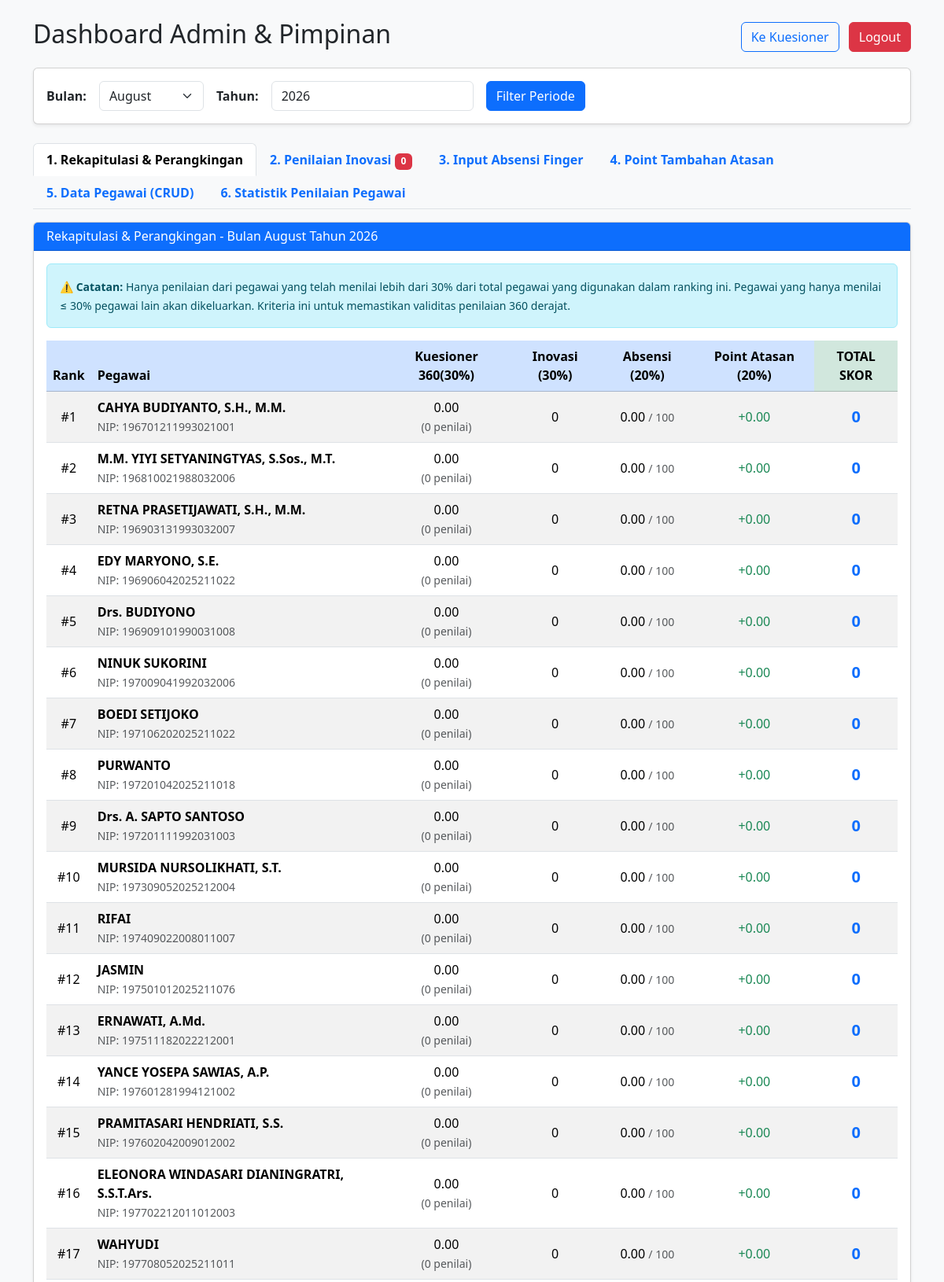
The app's page /admin.php (signed in, upper part) with its own data.
### tables this page shows
CREATE TABLE `pegawai` (
  `nip` varchar(18) NOT NULL,
  `nama` varchar(100) NOT NULL,
  `jabatan` varchar(100) NOT NULL,
  `unit_kerja` varchar(100) DEFAULT NULL,
  `pangkat` varchar(50) NOT NULL,
  `role` enum('admin','pegawai') DEFAULT 'pegawai'
);

### admin.php (the view, shortened to what this page needs)
<?php
require_once 'koneksi.php';
?>
<?php
$bulan_pilih = $_GET['bulan'] ?? date('n');
$tahun_pilih = $_GET['tahun'] ?? date('Y');
$stmt_get_set = $pdo->prepare("SELECT nilai_maksimal FROM setting_absensi WHERE bulan = ? AND tahun = ?");
$stmt_get_set->execute([$bulan_pilih, $tahun_pilih]);
$setting_absen = $stmt_get_set->fetch();
$nilai_maksimal_aktif = $setting_absen['nilai_maksimal'] ?? 100;
$sql_rekap = "
    SELECT
        p.nip, p.nama, p.jabatan, p.pangkat,
        COUNT(DISTINCT pn.nip_penilai) as total_penilai,
        (SELECT COUNT(*) FROM pegawai) as total_pegawai,
        ROUND(COALESCE((
            AVG(pn.integritas) + AVG(pn.kinerja) + AVG(pn.berorientasi_pelayanan) +
            AVG(pn.kolaboratif) + AVG(pn.komunikasi) + AVG(pn.disiplin)
        ) / 6, 0), 2) as skor_kuesioner_5,
        COALESCE(inv.nilai_pimpinan, 0) as nilai_inovasi,
        COALESCE(abs.nilai_absen, 0) as nilai_absen,
        COALESCE(pt.point_tambahan, 0) as point_atasan,
        -- PEMBOBOTAN: Kuesioner (30%) + Absen (20%) + Inovasi (30%) + Point Atasan (20%)
        ROUND(
            (COALESCE((
                AVG(pn.integritas) + AVG(pn.kinerja) + AVG(pn.berorientasi_pelayanan) +
                AVG(pn.kolaboratif) + AVG(pn.komunikasi) + AVG(pn.disiplin)
            ) / 6, 0) / 5 * 100 * 0.30) +
            (IF(? > 0, (COALESCE(abs.nilai_absen, 0) / ?), 0) * 100 * 0.20) +
            (COALESCE(inv.nilai_pimpinan, 0) * 0.30) +
            (COALESCE(pt.point_tambahan, 0) * 0.20)
        , 2) as total_skor
    FROM pegawai p
    LEFT JOIN penilaian pn ON p.nip = pn.nip_dinilai
        AND pn.bulan = ? AND pn.tahun = ?
    LEFT JOIN inovasi inv ON p.nip = inv.nip AND inv.bulan = ? AND inv.tahun = ?
    LEFT JOIN absensi abs ON p.nip = abs.nip AND abs.bulan = ? AND abs.tahun = ?
    LEFT JOIN point_atasan pt ON p.nip = pt.nip AND pt.bulan = ? AND pt.tahun = ?
    WHERE
        -- Keluarkan pegawai yang sebagai penilai hanya menilai ≤ 30% dari total pegawai
        p.nip NOT IN (
            SELECT DISTINCT nip_penilai
            FROM penilaian
            WHERE bulan = ? AND tahun = ?
            GROUP BY nip_penilai
            HAVING COUNT(DISTINCT nip_dinilai) <= (SELECT COUNT(*) FROM pegawai) * 0.30
        )
    GROUP BY p.nip, p.nama, p.jabatan, p.pangkat, inv.nilai_pimpinan, abs.nilai_absen, pt.point_tambahan, pt.keterangan
    ORDER BY total_skor DESC
";
$stmt_rekap = $pdo->prepare($sql_rekap);
$stmt_rekap->execute([
    $nilai_maksimal_aktif, $nilai_maksimal_aktif,
    $bulan_pilih, $tahun_pilih,
    $bulan_pilih, $tahun_pilih,
    $bulan_pilih, $tahun_pilih,
    $bulan_pilih, $tahun_pilih,
    $bulan_pilih, $tahun_pilih
]);
$rekap = $stmt_rekap->fetchAll();
$sql_inov = "
    SELECT i.*, p.nama, p.jabatan
    FROM inovasi i JOIN pegawai p ON i.nip = p.nip
    WHERE i.bulan = ? AND i.tahun = ? AND i.ada_inovasi = 'ya'
";
$stmt_inov = $pdo->prepare($sql_inov);
$stmt_inov->execute([$bulan_pilih, $tahun_pilih]);
$list_inovasi = $stmt_inov->fetchAll();
?>
<!DOCTYPE html>
<html lang="id">
<head>
    <link href="https://cdn.jsdelivr.net/npm/bootstrap@5.3.2/dist/css/bootstrap.min.css" rel="stylesheet">
</head>
<body class="bg-light">
<div class="container py-4">
    <div class="d-flex justify-content-between align-items-center mb-3">
        <h2>Dashboard Admin & Pimpinan</h2>
        <div>
            <a href="index.php" class="btn btn-outline-primary me-2" target="_blank">Ke Kuesioner</a>
            <a href="?logout=1" class="btn btn-danger">Logout</a>
        </div>
    </div>
    <div class="card mb-4 shadow-sm">
        <div class="card-body">
            <form method="GET" class="row g-3 align-items-center">
                <div class="col-auto"><label class="fw-bold">Bulan:</label></div>
                <div class="col-auto">
                    <select name="bulan" class="form-select">
                        <?php for ($b = 1; $b <= 12; $b++): ?>
                            <option value="<?= $b ?>" <?= $b == $bulan_pilih ? 'selected' : '' ?>><?= date('F', mktime(0, 0, 0, $b, 10)) ?></option>
                        <?php endfor; ?>
                    </select>
                </div>
                <div class="col-auto"><label class="fw-bold">Tahun:</label></div>
                <div class="col-auto">
                    <input type="number" name="tahun" class="form-control" value="<?= $tahun_pilih ?>">
                </div>
                <div class="col-auto"><button type="submit" class="btn btn-primary">Filter Periode</button></div>
            </form>
        </div>
    </div>
    <ul class="nav nav-tabs mb-3" id="adminTab" role="tablist">
        <li class="nav-item">
            <button class="nav-link active fw-bold" id="rekap-tab" data-bs-toggle="tab" data-bs-target="#rekap" type="button">1. Rekapitulasi & Perangkingan</button>
        </li>
        <li class="nav-item">
            <button class="nav-link fw-bold" id="inovasi-tab" data-bs-toggle="tab" data-bs-target="#inovasi" type="button">
                2. Penilaian Inovasi <span class="badge bg-danger"><?= count($list_inovasi) ?></span>
            </button>
        </li>
        <li class="nav-item">
            <button class="nav-link fw-bold" id="absen-tab" data-bs-toggle="tab" data-bs-target="#absen" type="button">3. Input Absensi Finger</button>
        </li>
        <li class="nav-item">
            <button class="nav-link fw-bold" id="point-tab" data-bs-toggle="tab" data-bs-target="#point" type="button">4. Point Tambahan Atasan</button>
        </li>
        <li class="nav-item">
            <button class="nav-link fw-bold" id="pegawai-tab" data-bs-toggle="tab" data-bs-target="#pegawai" type="button">5. Data Pegawai (CRUD)</button>
        </li>
        <li class="nav-item">
            <button class="nav-link fw-bold" id="penilaian-tab" data-bs-toggle="tab" data-bs-target="#penilaian" type="button">6. Statistik Penilaian Pegawai</button>
        </li>
    </ul>
    <div class="tab-content" id="adminTabContent">
        <div class="tab-pane fade show active" id="rekap">
            <div class="card shadow-sm">
                <div class="card-header bg-primary text-white">
                    <h6 class="m-0">Rekapitulasi & Perangkingan - Bulan <?= date('F', mktime(0, 0, 0, $bulan_pilih, 10)) ?> Tahun <?= $tahun_pilih ?></h6>
                </div>
                <div class="card-body">
                    <div class="alert alert-info">
                        <small><strong>⚠️ Catatan:</strong> Hanya penilaian dari pegawai yang telah menilai lebih dari 30% dari total pegawai yang digunakan dalam ranking ini. Pegawai yang hanya menilai ≤ 30% pegawai lain akan dikeluarkan. Kriteria ini untuk memastikan validitas penilaian 360 derajat.</small>
                    </div>
                    <div class="table-responsive">
                        <table class="table table-striped table-hover align-middle">
                            <thead class="table-primary">
                                <tr class="text-center">
                                    <th>Rank</th>
                                    <th class="text-start">Pegawai</th>
                                    <th>Kuesioner 360(30%)</th>
                                    <th>Inovasi (30%)</th>
                                    <th>Absensi (20%)</th>
                                    <th>Point Atasan (20%)</th>
                                    <th class="table-success fs-6">TOTAL SKOR</th>
                                </tr>
                            </thead>
                            <tbody>
                                <?php $rank = 1; foreach ($rekap as $r): ?>
                                <tr class="<?= $rank === 1 && $r['total_skor'] > 0 ? 'table-warning fw-bold' : '' ?>">
                                    <td class="text-center">
                                        <?php if ($rank === 1 && $r['total_skor'] > 0): ?>
                                            <span class="badge bg-warning text-dark fs-6">🏆 #1</span>
                                        <?php else: ?>
                                            #<?= $rank ?>
                                        <?php endif; ?>
                                    </td>
                                    <td>
                                        <strong><?= htmlspecialchars($r['nama']) ?></strong><br>
                                        <small class="text-muted">NIP: <?= htmlspecialchars($r['nip']) ?></small>
                                    </td>
                                    <td class="text-center">
                                        <?= $r['skor_kuesioner_5'] ?> <br>
                                        <small class="text-muted">(<?= $r['total_penilai'] ?> penilai)</small>
                                    </td>
                                    <td class="text-center"><?= $r['nilai_inovasi'] ?></td>
                                    <td class="text-center">
                                        <?= $r['nilai_absen'] ?>
                                        <small class="text-muted">/ <?= $nilai_maksimal_aktif ?></small>
                                    </td>
                                    <td class="text-center text-success">+<?= $r['point_atasan'] ?></td>
                                    <td class="text-center fs-5 text-primary fw-bold"><?= $r['total_skor'] ?></td>
                                </tr>
                                <?php $rank++; endforeach; ?>
                            </tbody>
                        </table>
                    </div>
                </div>
            </div>
        </div>
    </div>
</div>
</body>
</html>

### records on screen
pegawai: nama "CAHYA BUDIYANTO, S.H., M.M.", nip "196701211993021001", skor_kuesioner_5 "0.00", total_penilai "0", nilai_inovasi "0", nilai_absen "0.00", point_atasan "0.00", total_skor "0"
pegawai: nama "M.M. YIYI SETYANINGTYAS, S.Sos., M.T.", nip "196810021988032006", skor_kuesioner_5 "0.00", total_penilai "0", nilai_inovasi "0", nilai_absen "0.00", point_atasan "0.00", total_skor "0"
pegawai: nama "RETNA PRASETIJAWATI, S.H., M.M.", nip "196903131993032007", skor_kuesioner_5 "0.00", total_penilai "0", nilai_inovasi "0", nilai_absen "0.00", point_atasan "0.00", total_skor "0"
pegawai: nama "EDY MARYONO, S.E.", nip "196906042025211022", skor_kuesioner_5 "0.00", total_penilai "0", nilai_inovasi "0", nilai_absen "0.00", point_atasan "0.00", total_skor "0"
pegawai: nama "Drs. BUDIYONO", nip "196909101990031008", skor_kuesioner_5 "0.00", total_penilai "0", nilai_inovasi "0", nilai_absen "0.00", point_atasan "0.00", total_skor "0"
pegawai: nama "NINUK SUKORINI", nip "197009041992032006", skor_kuesioner_5 "0.00", total_penilai "0", nilai_inovasi "0", nilai_absen "0.00", point_atasan "0.00", total_skor "0"
pegawai: nama "BOEDI SETIJOKO", nip "197106202025211022", skor_kuesioner_5 "0.00", total_penilai "0", nilai_inovasi "0", nilai_absen "0.00", point_atasan "0.00", total_skor "0"
pegawai: nama "PURWANTO", nip "197201042025211018", skor_kuesioner_5 "0.00", total_penilai "0", nilai_inovasi "0", nilai_absen "0.00", point_atasan "0.00", total_skor "0"
pegawai: nama "Drs. A. SAPTO SANTOSO", nip "197201111992031003", skor_kuesioner_5 "0.00", total_penilai "0", nilai_inovasi "0", nilai_absen "0.00", point_atasan "0.00", total_skor "0"
pegawai: nama "MURSIDA NURSOLIKHATI, S.T.", nip "197309052025212004", skor_kuesioner_5 "0.00", total_penilai "0", nilai_inovasi "0", nilai_absen "0.00", point_atasan "0.00", total_skor "0"
pegawai: nama "RIFAI", nip "197409022008011007", skor_kuesioner_5 "0.00", total_penilai "0", nilai_inovasi "0", nilai_absen "0.00", point_atasan "0.00", total_skor "0"
pegawai: nama "JASMIN", nip "197501012025211076", skor_kuesioner_5 "0.00", total_penilai "0", nilai_inovasi "0", nilai_absen "0.00", point_atasan "0.00", total_skor "0"
pegawai: nama "ERNAWATI, A.Md.", nip "197511182022212001", skor_kuesioner_5 "0.00", total_penilai "0", nilai_inovasi "0", nilai_absen "0.00", point_atasan "0.00", total_skor "0"
pegawai: nama "YANCE YOSEPA SAWIAS, A.P.", nip "197601281994121002", skor_kuesioner_5 "0.00", total_penilai "0", nilai_inovasi "0", nilai_absen "0.00", point_atasan "0.00", total_skor "0"
pegawai: nama "PRAMITASARI HENDRIATI, S.S.", nip "197602042009012002", skor_kuesioner_5 "0.00", total_penilai "0", nilai_inovasi "0", nilai_absen "0.00", point_atasan "0.00", total_skor "0"
pegawai: nama "ELEONORA WINDASARI DIANINGRATRI, S.S.T.Ars.", nip "197702212011012003", skor_kuesioner_5 "0.00", total_penilai "0", nilai_inovasi "0", nilai_absen "0.00", point_atasan "0.00", total_skor "0"
pegawai: nama "WAHYUDI", nip "197708052025211011", skor_kuesioner_5 "0.00", total_penilai "0", nilai_inovasi "0", nilai_absen "0.00", point_atasan "0.00", total_skor "0"

### other values on screen
count($list_inovasi) "0"
form field bulan "August"
